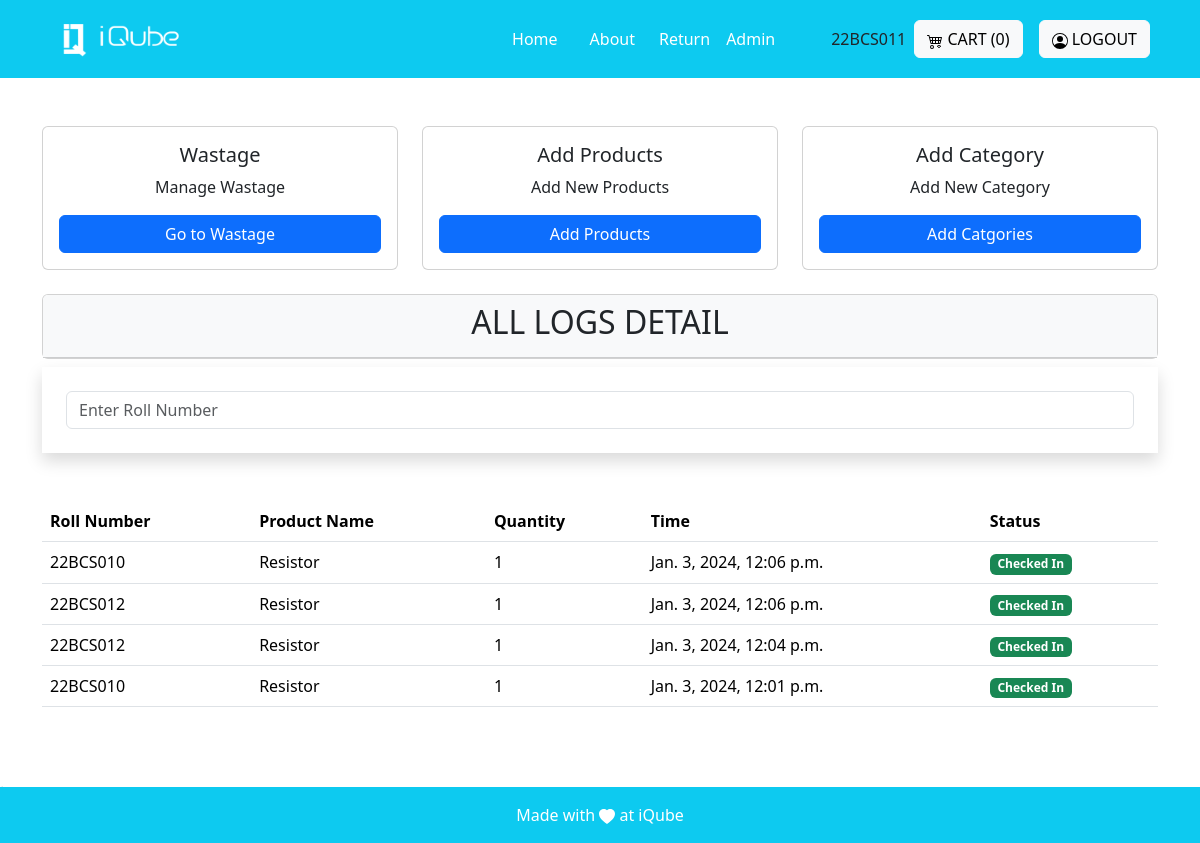
/admin_views/ (signed in), run on the app's committed database.
### invention/models.py (models this page shows, shortened)
class PurchasedItem(models.Model):
    product = models.ForeignKey(Product, on_delete=models.CASCADE)
    quantity = models.PositiveIntegerField(default=0)
    user = models.ForeignKey(User, on_delete=models.CASCADE)
    date_added = models.DateTimeField()
    status = models.CharField(max_length=20, choices=[('checked_in','checked_in'),('checked_out','checked_out')])
    due_date = models.DateTimeField()
    email_sent = models.BooleanField(default=False)

class Product(models.Model):
    name=models.CharField(max_length=255)
    decription=models.CharField(max_length=100)
    actual_count=models.PositiveIntegerField()
    available_count=models.PositiveIntegerField()
    dummy_count = models.PositiveIntegerField()
    category= models.ForeignKey('Category', on_delete=models.CASCADE)
    created_at = models.DateTimeField(auto_now=True)
    image = models.ImageField(upload_to='images')

### invention/decorators.py (the view)
        def wrapper_func(request, *args, **kwargs):
            group = None
            mail=AdminMail.objects.all()
            p=0
            for i in mail:
                if request.user.email==i.mail:
                    p=10
            if request.user.groups.exists():
                group = request.user.groups.all()[0].name
            if (group in allowed_roles) or (p==10):
              return view_func(request, *args, **kwargs)
            else:
                return render(request, 'core/no_permission.html')

### invention/views.py (called while the page is built)
@login_required(login_url='login')
@allowed_user(allowed_roles=['admin', 'superadmin'])
def admin_view(request):
    log = Log.objects.all()
    purchased_items = PurchasedItem.objects.all()
    checked_out = CheckedOutLog.objects.all()
    cart_items = []
    for product_id, quantity in temporary_cart.items():
            product = Product.objects.get(pk=product_id)
            cart_items.append({'product': product, 'quantity': quantity})
    cart = len(cart_items)
    return render(request, 'adminview/admin.html', {'log':log, 'checked_out':checked_out, 'purchased_items': purchased_items,'cart':cart,})

### invention/templates/adminview/admin.html (shortened to what this page needs)
{% extends 'base.html' %}
{% block base %}
<div class="container mt-5">
    <div class="row row-cols-1 row-cols-md-3 g-4">
        <div class="col">
            <div class="card">
                <div class="card-body">
                    <h5 class="card-title text-center">Wastage</h5>
                    <p class="card-text text-center">Manage Wastage</p>
                    <a href="{% url 'wastage_render' %}" class="btn btn-primary d-block mx-auto">Go to Wastage</a>
                </div>
            </div>
        </div>
        <div class="col">
            <div class="card">
                <div class="card-body">
                    <h5 class="card-title text-center">Add Products</h5>
                    <p class="card-text text-center">Add New Products</p>
                    <a href="{% url 'Add_product' %}" class="btn btn-primary d-block mx-auto">Add Products</a>
                </div>
            </div>
        </div>
        <div class="col">
            <div class="card">
                <div class="card-body">
                    <h5 class="card-title text-center">Add Category</h5>
                    <p class="card-text text-center">Add New Category</p>
                    <a href="{% url 'Add_category' %}" class="btn btn-primary d-block mx-auto">Add Catgories</a>
                </div>
            </div>
        </div>
    </div>
    <div class="card mt-4">
        <div class="card-header bg-light">
            <div class="col">
            <h2 class="card-title text-center">ALL LOGS DETAIL</h2>
            </div>
        </div>
    </div>
        <div class="container p-4 shadow mb-5 mt-2" id="search">
            <input type="text" id="rollNumberInput" class="form-control" placeholder="Enter Roll Number">
          </div>
        <div class="card-body">
            <div class="table-responsive">
                <table class="table table-hover">
                    <thead>
                        <tr>
                            <th>Roll Number</th>
                            <th>Product Name</th>
                            <th>Quantity</th>
                            <th>Time</th>
                            <th>Status</th>
                        </tr>
                    </thead>
                    <tbody>
                        {% for take in purchased_items reversed %}
                        <tr>
                            <td>{{take.user}}</td>
                            <td>{{take.product.name}}</td>
                            <td>{{take.quantity}}</td>
                            <td>{{take.date_added}}</td>
                            <td>
                                {% if take.status == 'checked_out' %}
                                <span class="badge bg-danger">Checked out</span>
                                {% else %}
                                <span class="badge bg-success">Checked In</span>
                                {% endif %}
                            </td>
                        </tr>
                        {% endfor %}
                    </tbody>
                </table>
            </div>
        </div>
    </div>
</div>
<div class="mb-5 mt-5">
    .
</div>
{% endblock %}

### invention/templates/base.html (shortened to what this page needs)
{% load static %}
<!DOCTYPE html>
<html lang="en">
<head>
    <link href="https://cdn.jsdelivr.net/npm/bootstrap@5.3.2/dist/css/bootstrap.min.css" rel="stylesheet"
>
</head>
<body>
    <nav class="sticky-top navbar navbar-expand-lg navbar-dark bg-info p-3">
    <div class="container">
            <a class="navbar-brand" href="#">
                <img src="{% static 'images/logo-white.png' %}" alt="Logo" height="36" width="150">
            </a>
            <div class="collapse navbar-collapse justify-content-end" id="navbarNav">
                <ul class="navbar-nav mx-5">
                    <li class="nav-item mx-2">
                        <a class="nav-link active" href="{% url 'Home'%}">Home</a>
                    </li>
                    <li class="nav-item mx-2">
                        <a class="nav-link active" href="{% url 'About' %}">About</a>
                    </li>
                    <li>
                        <a href="/return_form" class="nav-link active">Return</a>
                    </li>
                    {% for group in request.user.groups.all %}
                        {% if group.name == 'admin' or group.name == 'superadmin' %}
                    <li>
                        <a class="nav-link active" href="{% url 'admin_views' %}">Admin</a>
                    </li>
                        {% endif %}
                    {% endfor %}
                </ul>
            </div>
            {{request.user.username}}
            <div class="mt-3 mt-lg-0 mx-2">
                <a class="btn btn-light" href="{% url 'view_cart' %}">
                    CART ({{cart}})
                </a>
            </div>
            {% if not user.is_authenticated %}
            <div class="mt-3 mt-lg-0 mx-2">
                <a class="btn btn-light" href="{% url "social:begin" 'azuread-tenant-oauth2' %}">
                    <svg xmlns="http://www.w3.org/2000/svg" width="16" height="16" fill="currentColor" class="bi bi-person-circle" viewBox="0 0 16 16">
                    <path d="M11 6a3 3 0 1 1-6 0 3 3 0 0 1 6 0"/>
                        <path fill-rule="evenodd" d="M0 8a8 8 0 1 1 16 0A8 8 0 0 1 0 8m8-7a7 7 0 0 0-5.468 11.37C3.242 11.226 4.805 10 8 10s4.757 1.225 5.468 2.37A7 7 0 0 0 8 1"/>
                    </svg>
                    LOGIN
                </a>
            </div>
            {% else %}
            <div class="mt-3 mt-lg-0 mx-2">
                <a class="btn btn-light" href="{% url 'logout' %}">
                    LOGOUT
                </a>
            </div>
            {% endif %}
        </div>
    </nav>
    <main>
        <div>
            {% block base %}{% endblock %}
    </main>
    <footer class="bg-light text-center text-lg-start fixed-bottom">
        <div class="text-center p-2 bg-info p-3" style=" color: white;">
            <div>Made with
                <svg xmlns="http://www.w3.org/2000/svg" width="16" height="16" fill="currentColor"
                    class="bi bi-heart-fill" viewBox="0 0 16 16">
                    <path fill-rule="evenodd"
                        d="M8 1.314C12.438-3.248 23.534 4.735 8 15-7.534 4.736 3.562-3.248 8 1.314z" />
                </svg>
               at iQube
            </div>
        </div>
    </footer>
</body>
</html>
{% load sweetify %}

### invention/templates/base.html (style rules this page uses)
html { scroll-behavior:smooth; }

### data on the page
PurchasedItem: user "22BCS010", product.name "Resistor", quantity "1", date_added "Jan. 3, 2024, 12:06 p.m.", status "Checked In"
PurchasedItem: user "22BCS012", product.name "Resistor", quantity "1", date_added "Jan. 3, 2024, 12:06 p.m.", status "Checked In"
PurchasedItem: user "22BCS012", product.name "Resistor", quantity "1", date_added "Jan. 3, 2024, 12:04 p.m.", status "Checked In"
PurchasedItem: user "22BCS010", product.name "Resistor", quantity "1", date_added "Jan. 3, 2024, 12:01 p.m.", status "Checked In"

### other printed values
{{ request.user.username }} "22BCS011"
{{ cart }} "0"
